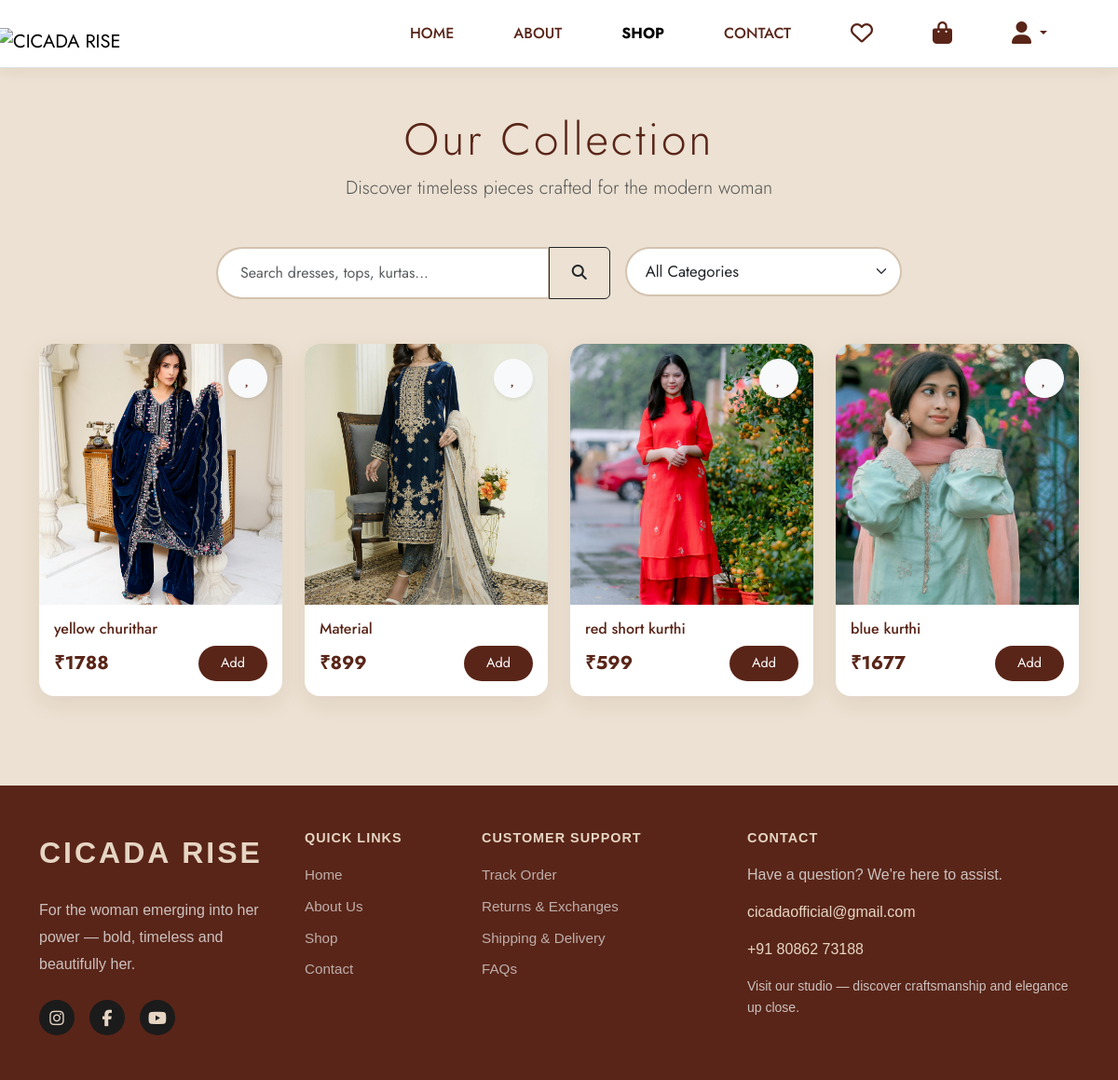
The app's page /shop/ with its own data.
### app/models.py (models this page shows, shortened)
class Products(models.Model):
    name = models.CharField(max_length=60)
    price = models.IntegerField(default=0)
    category = models.ForeignKey(Category, on_delete=models.CASCADE, default=1)
    description = models.CharField(max_length=250, blank=True, null=True)
    image = models.ImageField(upload_to='uploads/products/', null=True, blank=True)
    image2 = models.ImageField(upload_to='uploads/products/', null=True, blank=True)
    image3 = models.ImageField(upload_to='uploads/products/', null=True, blank=True)
    image4 = models.ImageField(upload_to='uploads/products/', null=True, blank=True)
    class Meta:
        verbose_name_plural = "Products"

### app/views.py (the view)
# urls.py: path('shop/', views.shop, name='shop'),
def shop(request):
    cart, wishlist_count = get_cart_and_wishlist(request)
    categories = Category.objects.all()
    products = Products.objects.all().order_by('-id')
    if request.GET.get('category'):
        products = products.filter(category_id=request.GET.get('category'))
    if request.GET.get('q'):
        products = products.filter(name__icontains=request.GET.get('q'))
    context = {
        'products': products,
        'categories': categories,
        'cart': cart,
        'wishlist_count': wishlist_count,
    }
    return render(request, 'shop.html', context)

### app/views.py (called while the page is built)
def get_cart_and_wishlist(request):
    cart = request.session.get('cart', {})
    wishlist_count = 0
    if 'customer_id' in request.session:
        try:
            customer = Customer.objects.get(id=request.session['customer_id'])
            wishlist_count = Wishlist.objects.filter(user=customer).count()
        except Customer.DoesNotExist:
            del request.session['customer_id']  # Clean invalid session
    return cart, wishlist_count

### app/templates/shop.html (shortened to what this page needs)
{% load static %}
<!DOCTYPE html>
<html lang="en">
<head>
    <link href="https://cdn.jsdelivr.net/npm/bootstrap@5.3.3/dist/css/bootstrap.min.css" rel="stylesheet">
    <link href="https://cdnjs.cloudflare.com/ajax/libs/font-awesome/6.5.1/css/all.min.css" rel="stylesheet">
</head>
<body>
  {% include 'navbar.html' %}
  <div class="container py-5">
    <div class="text-center mb-5">
      <h1 class="section-title display-5 fw-light">Our Collection</h1>
      <p class="lead text-muted">Discover timeless pieces crafted for the modern woman</p>
    </div>
    <div class="row mb-5">
      <div class="col-lg-8 mx-auto">
        <div class="row g-3">
          <div class="col-md-7">
            <form method="GET" action="{% url 'shop' %}">
              <div class="input-group">
                <input type="text" name="q" class="form-control search-input"
                       placeholder="Search dresses, tops, kurtas..."
                       value="{{ request.GET.q }}">
                <button class="btn btn-outline-dark px-4" type="submit">
                  <i class="fas fa-search"></i>
                </button>
              </div>
            </form>
          </div>
          <div class="col-md-5">
            <select class="form-select filter-select" onchange="if(this.value) window.location = this.value;">
              <option value="{% url 'shop' %}">All Categories</option>
            </select>
          </div>
        </div>
      </div>
    </div>
    <div class="row g-4">
      {% for product in products %}
      <div class="col-6 col-md-4 col-lg-3">
        <div class="product-card">
          <div class="position-relative">
            <a href="{% url 'product_detail' product.id %}">
              <img src="{{ product.image.url }}"
                   alt="{{ product.name }}"
                   class="product-image w-100">
            </a>
            <button onclick="toggleWishlist({{ product.id }}, this)"
                    class="btn btn-light wishlist-btn position-absolute top-0 end-0 m-3 shadow-sm">
              <i class="fa-heart fa-lg" id="heart-{{ product.id }}"
                 style="color: {% if product.id in wishlist_product_ids %}#e63939{% else %}#592518{% endif %};">
              </i>
            </button>
          </div>
          <div class="p-3">
            <h6 class="fw-medium mb-2" style="color: var(--primary); line-height: 1.3;">
              <a href="{% url 'product_detail' product.id %}" style="color: inherit; text-decoration: none;">
                {{ product.name }}
              </a>
            </h6>
            <div class="d-flex justify-content-between align-items-center">
              <span class="fw-bold fs-5" style="color: var(--primary);">₹{{ product.price }}</span>
              <form action="{% url 'add_to_cart' %}" method="post" style="display: inline;">
                <button type="submit" class="btn btn-add-cart btn-sm">Add</button>
              </form>
            </div>
          </div>
        </div>
      </div>
      {% empty %}
      <div class="col-12 text-center py-5">
        <h4 style="color: #592518;">No products found.</h4>
        <p class="text-muted">Try changing the category or search term.</p>
      </div>
      {% endfor %}
    </div>
  </div>
  {% include 'footer.html' %}
</body>
</html>

### app/templates/navbar.html (shortened to what this page needs)
{% load static %}
<nav class="navbar navbar-expand-lg text-uppercase fs-6 p-3 border-bottom align-items-center"
     style="background-color: #ffffff; box-shadow: 0 2px 15px rgba(89, 37, 24, 0.08);">
  <div class="container-fluid">
    <div class="row justify-content-between align-items-center w-100">
      <div class="col-auto">
        <a class="navbar-brand" href="{% url 'index' %}">
          <img src="{% static 'images/cicadalogo.png' %}"
               alt="CICADA RISE"
               style="height: 186px; width: auto; object-fit: contain; margin-top:-70px; margin-bottom:-85px; margin-left: -30px;">
        </a>
      </div>
      <div class="offcanvas offcanvas-end d-lg-flex" id="offcanvasNavbar">
        <div class="offcanvas-body">
          <ul class="navbar-nav justify-content-end flex-grow-1 gap-1 gap-md-5 pe-3">
            <li class="nav-item">
              <a class="nav-link custom-active {% if request.resolver_match.url_name == 'index' %}active{% endif %}"
                 href="{% url 'index' %}">Home</a>
            </li>
            <li class="nav-item">
              <a class="nav-link custom-active {% if request.resolver_match.url_name == 'about' %}active{% endif %}"
                 href="{% url 'about' %}">About</a>
            </li>
            <li class="nav-item">
              <a class="nav-link custom-active {% if request.resolver_match.url_name == 'shop' %}active{% endif %}"
                 href="{% url 'shop' %}">Shop</a>
            </li>
            <li class="nav-item">
              <a class="nav-link custom-active {% if request.resolver_match.url_name == 'contact' %}active{% endif %}"
                 href="{% url 'contact' %}">Contact</a>
            </li>
            <li class="nav-item">
              <a href="{% url 'wishlist' %}"
                 class="nav-link position-relative custom-active
                        {% if request.resolver_match.url_name == 'wishlist' %}active{% endif %}">
                <i class="far fa-heart fa-xl"></i>
              </a>
            </li>
            <li class="nav-item">
              <a href="{% url 'cart' %}"
                 class="nav-link position-relative custom-active
                        {% if request.resolver_match.url_name == 'cart' %}active{% endif %}"
                 data-bs-toggle="offcanvas"
                 data-bs-target="#offcanvasCart">
                <i class="fas fa-shopping-bag fa-xl"></i>
              </a>
            </li>
            <li class="nav-item dropdown">
              <a href="#" class="nav-link dropdown-toggle custom-active" id="accountDropdown"
                 role="button" data-bs-toggle="dropdown" aria-expanded="false">
                <i class="fas fa-user fa-xl"></i>
              </a>
            </li>
          </ul>
        </div>
      </div>
    </div>
  </div>
</nav>

### app/templates/footer.html (shortened to what this page needs)
{% load static %}
<footer class="footer-dark mt-5 pt-5" style="background: #592518; color: #e8e8e8; font-family: 'Poppins', sans-serif;">
    <div class="container pb-5">
        <div class="row gy-5">
            <div class="col-lg-3 col-md-6">
                <div class="mb-4">
                    <a href="{% url 'index' %}"
                       style="font-size: 2rem; font-weight: 600; letter-spacing: 3px; color: #e6d5c3; text-decoration: none;">
                        CICADA RISE
                    </a>
                </div>
                <p style="line-height: 1.8; opacity: 0.8;">
                    For the woman emerging into her power — bold, timeless and beautifully her.
                </p>
                <div class="d-flex gap-3 mt-4">
                    <a href="#" class="social-icon">
                        <i class="fab fa-instagram"></i>
                    </a>
                    <a href="#" class="social-icon">
                        <i class="fab fa-facebook-f"></i>
                    </a>
                    <a href="#" class="social-icon">
                        <i class="fab fa-youtube"></i>
                    </a>
                </div>
            </div>
            <div class="col-lg-2 col-md-6">
                <h6 class="footer-title">Quick Links</h6>
                <ul class="footer-links list-unstyled">
                    <li><a href="{% url 'index' %}">Home</a></li>
                    <li><a href="{% url 'about' %}">About Us</a></li>
                    <li><a href="{% url 'shop' %}">Shop</a></li>
                    <li><a href="{% url 'contact' %}">Contact</a></li>
                </ul>
            </div>
            <div class="col-lg-3 col-md-6">
                <h6 class="footer-title">Customer Support</h6>
                <ul class="footer-links list-unstyled">
                    <li><a href="#">Track Order</a></li>
                    <li><a href="#">Returns & Exchanges</a></li>
                    <li><a href="#">Shipping & Delivery</a></li>
                    <li><a href="{% url 'contact' %}">FAQs</a></li>
                </ul>
            </div>
            <div class="col-lg-4 col-md-6">
                <h6 class="footer-title">Contact</h6>
                <p class="mb-1" style="opacity: 0.8;">Have a question? We're here to assist.</p>
                <p class="mt-3">
                    <a href="mailto:care@cicadarise.com" class="footer-mail">
                        cicadaofficial@gmail.com
                    </a>
                </p>
                <p>
                    <a href="tel:+918086273188" class="footer-mail">
                        +91 80862 73188
                    </a>
                </p>
                <p class="small mt-3" style="opacity: 0.8; line-height: 1.6;">
                    Visit our studio — discover craftsmanship and elegance up close.
                </p>
            </div>
        </div>
    </div>
</footer>

### app/templates/shop.html (style rules this page uses)
:root { --primary: #592518; --accent: #8C907E; --bg: #ece1d2; --light: #f5eedf; }
body { background-color: var(--bg); font-family: 'Jost', sans-serif; }
.section-title { font-family: var(--heading-font); color: var(--primary); letter-spacing: 3px; }
.product-card { background: white; border-radius: 16px; overflow: hidden; box-shadow: 0 8px 25px rgba(89, 37, 24, 0.08); transition: all 0.3s ease; height: 100%; }
.product-image { height: 280px; object-fit: cover; transition: transform 0.5s ease; }
.filter-select { border: 2px solid #d4c3b0; border-radius: 50px; padding: 12px 20px; font-size: 1.05rem; }
.search-input { border: 2px solid #d4c3b0; border-radius: 50px; padding: 14px 24px; }
.btn-add-cart { background-color: var(--primary); color: white; border: none; border-radius: 50px; padding: 8px 24px; font-size: 0.9rem; }
.wishlist-btn { width: 42px; height: 42px; border-radius: 50%; }

### app/templates/navbar.html (style rules this page uses)
.nav-link.custom-active { color: #592518 !important; font-weight: 500; transition: all 0.3s ease; }
.nav-link.custom-active.active { color: #000000 !important; font-weight: 700; }

### app/templates/footer.html (style rules this page uses)
.footer-title { font-size: 0.9rem; font-weight: 600; text-transform: uppercase; letter-spacing: 1px; margin-bottom: 1.2rem; color: #e6d5c3; }
.footer-links li { margin-bottom: 0.6rem; }
.footer-links a { text-decoration: none; color: #e8e8e8; font-size: 0.95rem; opacity: 0.7; transition: 0.3s; }
.social-icon { width: 38px; height: 38px; display: flex; justify-content: center; align-items: center; background: #1b1b1b; color: #e6d5c3; border-radius: 50%; font-size: 1.1rem; transition: 0.3s ease; text-decoration: none; }
.footer-mail { text-decoration: none; color: #e6d5c3; font-weight: 500; }

### records on screen
Products: image (picture), name "yellow churithar", price "1788"
Products: image (picture), name "Material", price "899"
Products: image (picture), name "red short kurthi", price "599"
Products: image (picture), name "blue kurthi", price "1677"
